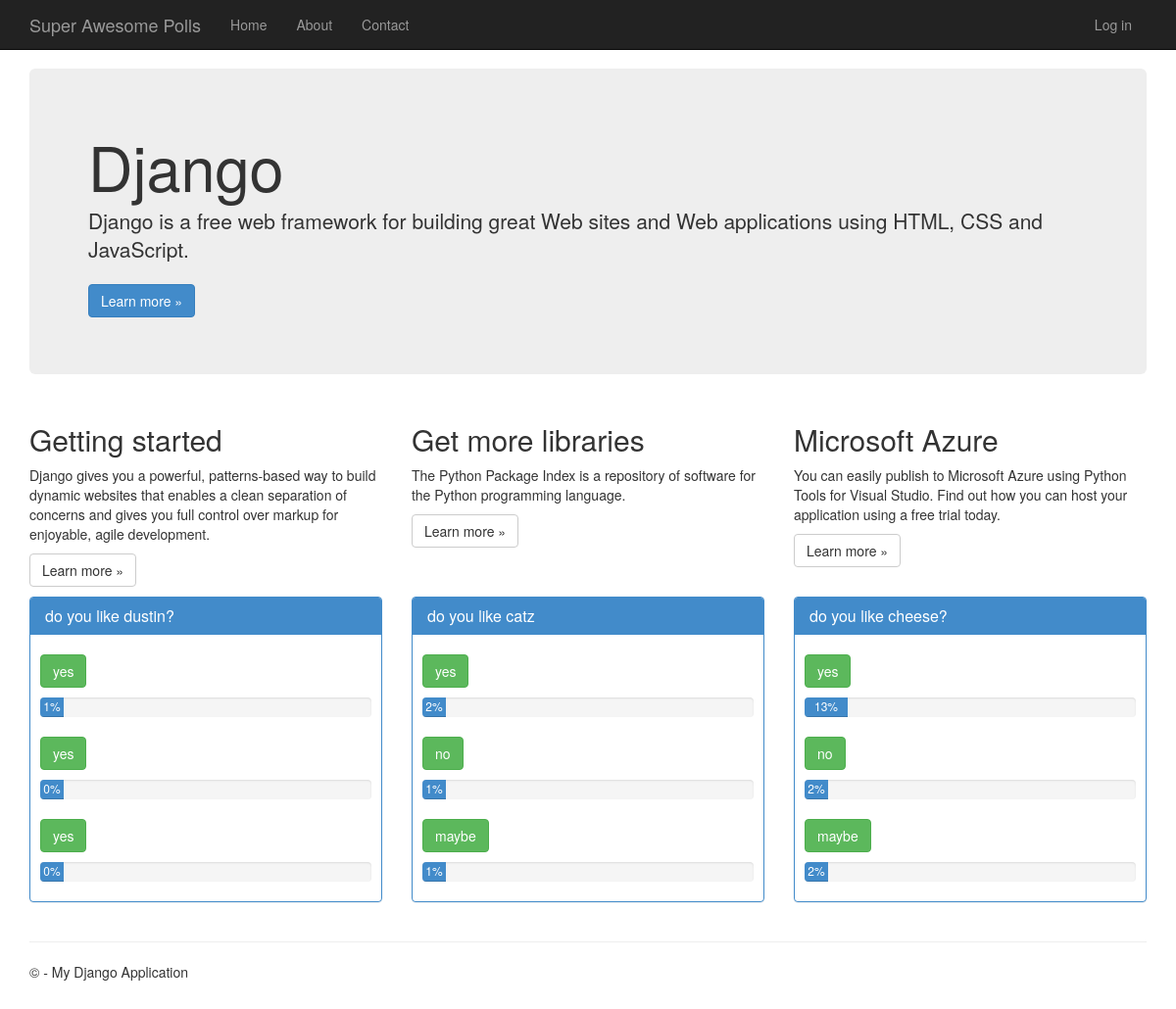
Before: / with the older database file.
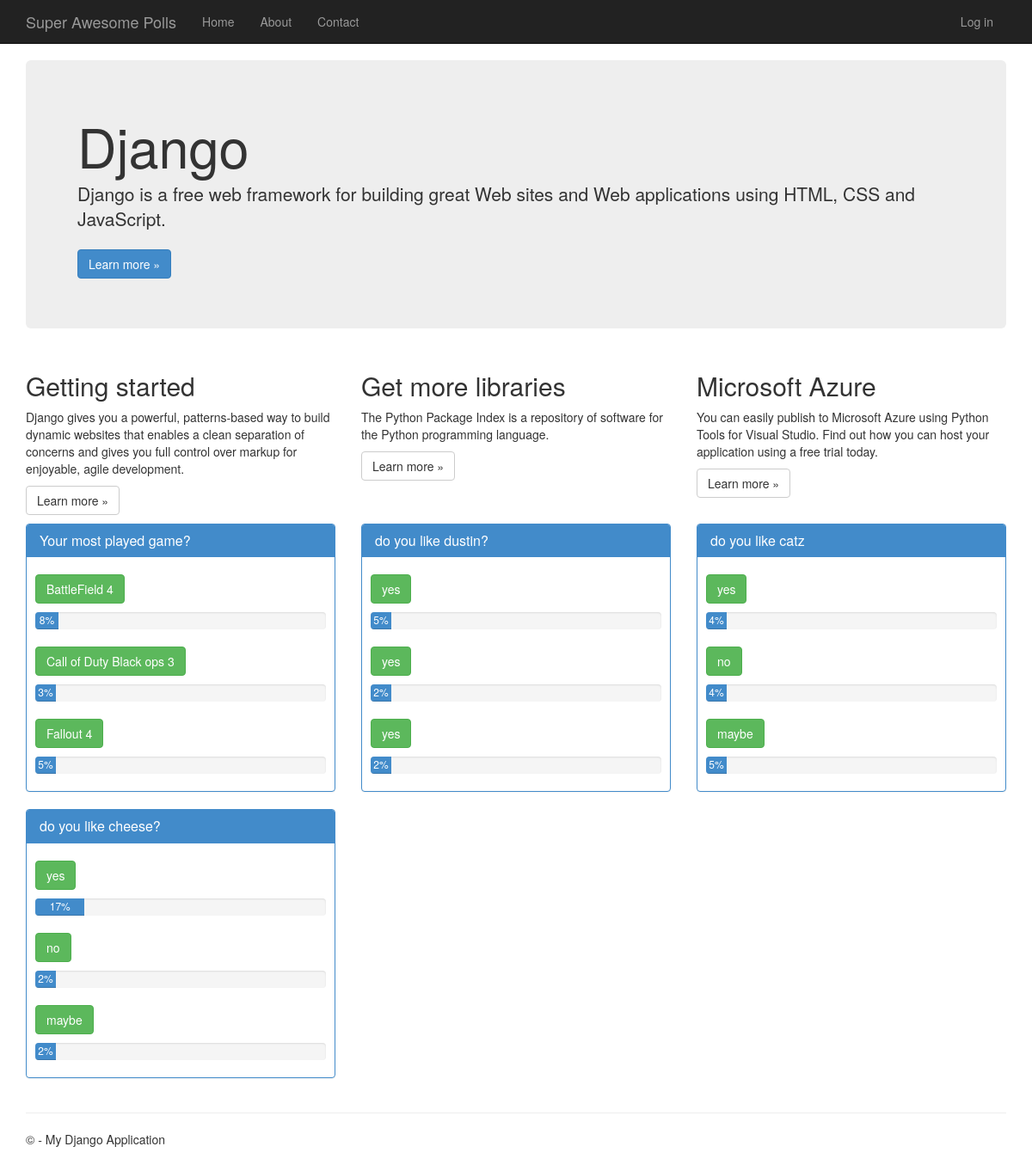
After: the same page with the newer database file.
### app/models.py (models this page shows, shortened)
class Poll(models.Model):
    question = models.CharField(max_length=200)
    pub_date = models.DateTimeField('date published')

class Choice(models.Model):
    poll = models.ForeignKey(Poll)
    choice_text = models.CharField(max_length=200)
    votes = models.IntegerField(default=0)

### app/templates/app/index.html (shortened to what this page needs)
{% extends "app/layout.html" %}
{% block content %}
<div class="jumbotron">
    <h1>Django</h1>
    <p class="lead">Django is a free web framework for building great Web sites and Web applications using HTML, CSS and JavaScript.</p>
    <p><a href="https://www.djangoproject.com/" class="btn btn-primary btn-large">Learn more &raquo;</a></p>
</div>
<div class="row">
    <div class="col-md-4">
        <h2>Getting started</h2>
        <p>
            Django gives you a powerful, patterns-based way to build dynamic websites that
            enables a clean separation of concerns and gives you full control over markup
            for enjoyable, agile development.
        </p>
        <p><a class="btn btn-default" href="http://www.djangobook.com/en/2.0/index.html">Learn more &raquo;</a></p>
    </div>
    <div class="col-md-4">
        <h2>Get more libraries</h2>
        <p>The Python Package Index is a repository of software for the Python programming language.</p>
        <p><a class="btn btn-default" href="https://pypi.python.org/pypi">Learn more &raquo;</a></p>
    </div>
    <div class="col-md-4">
        <h2>Microsoft Azure</h2>
        <p>You can easily publish to Microsoft Azure using Python Tools for Visual Studio. Find out how you can host your application using a free trial today.</p>
        <p><a class="btn btn-default" href="http://azure.microsoft.com">Learn more &raquo;</a></p>
    </div>
</div>
<div class="row">
{% if latest_poll_list %}
    {% for poll in latest_poll_list %}
<div class="col-md-4">
    <div class="panel panel-primary">
         <div class="panel-heading" style="margin-bottom: 15px;">
<h1 class="panel-title">{{ poll.question }}</h1>
                        </div>
<form action="{% url 'vote' poll.id %}" method="post">
    {% for choice in poll.choice_set.all %}
    <div class="buttons" style="margin: 10px;">
        <h3><button type="submit" class="btn btn-success" style="" name="choice" id="choice{{ forloop.counter }}" value="{{ choice.id }}"> {{ choice.choice_text }} </button></h3>
  <div class="progress">
  <div class="progress-bar" id="choice{{ forloop.counter }}" role="progressbar" aria-valuenow="{{ choice.votes }}" aria-valuemin="0" aria-valuemax="100" style="min-width: 2em; width: {{ choice.votes }}%;">
    {{choice.votes}}%
  </div>
</div>
    </div>
    {% endfor %}
    </form>
            </div>
    </div>
 {% endfor %}
    {% else %}
    <p>No polls are available.</p>
    {% endif %}
    </div>
{% endblock %}

### app/templates/app/layout.html (shortened to what this page needs)
﻿<!DOCTYPE html>
<html>
<head>
    {% load staticfiles %}
    <link rel="stylesheet" type="text/css" href="{% static 'app/content/bootstrap.min.css' %}" />
    <link rel="stylesheet" type="text/css" href="{% static 'app/content/site.css' %}" />
</head>
<body>
    <div class="navbar navbar-inverse navbar-fixed-top">
        <div class="container">
            <div class="navbar-header">
                <a href="/" class="navbar-brand">Super Awesome Polls</a>
            </div>
            <div class="navbar-collapse collapse">
                <ul class="nav navbar-nav">
                    <li><a href="{% url 'index' %}">Home</a></li>
                    <li><a href="{% url 'about' %}">About</a></li>
                    <li><a href="{% url 'contact' %}">Contact</a></li>
                </ul>
                {% include 'app/loginpartial.html' %}
            </div>
        </div>
    </div>
    <div class="container body-content">
{% block content %}{% endblock %}
        <hr/>
        <footer>
            <p>&copy; {{ year }} - My Django Application</p>
        </footer>
    </div>
</body>
</html>

### app/templates/app/loginpartial.html
{% if user.is_authenticated %}
<form id="logoutForm" action="/logout" method="post" class="navbar-right">
    {% csrf_token %}
    <ul class="nav navbar-nav navbar-right">
        <li><span class="navbar-brand">Hello {{ user.username }}!</span></li>
        <li><a href="javascript:document.getElementById('logoutForm').submit()">Log off</a></li>
    </ul>
</form>
{% else %}
<ul class="nav navbar-nav navbar-right">
    <li><a href="{% url 'login' %}">Log in</a></li>
</ul>
{% endif %}

Changed rows visible on the page:
added Poll: question "Your most played game?"
added Choice: choice_text "BattleField 4", votes "8", shown under "Your most played game?"
added Choice: {{ choice.id }} 11 (drawn), choice_text "Call of Duty Black ops 3", votes "3", shown under "Your most played game?"
added Choice: {{ choice.id }} 12 (drawn), choice_text "Fallout 4", votes "5", shown under "Your most played game?"
changed Choice (number 4 of 12 on the later page): votes "1" → "5"
changed Choice (number 5 of 12 on the later page): votes "0" → "2"
changed Choice (number 6 of 12 on the later page): votes "0" → "2"
changed Choice (number 7 of 12 on the later page): votes "2" → "4"
changed Choice (number 8 of 12 on the later page): votes "1" → "4"
changed Choice (number 9 of 12 on the later page): votes "1" → "5"
changed Choice (number 10 of 12 on the later page): votes "13" → "17"
